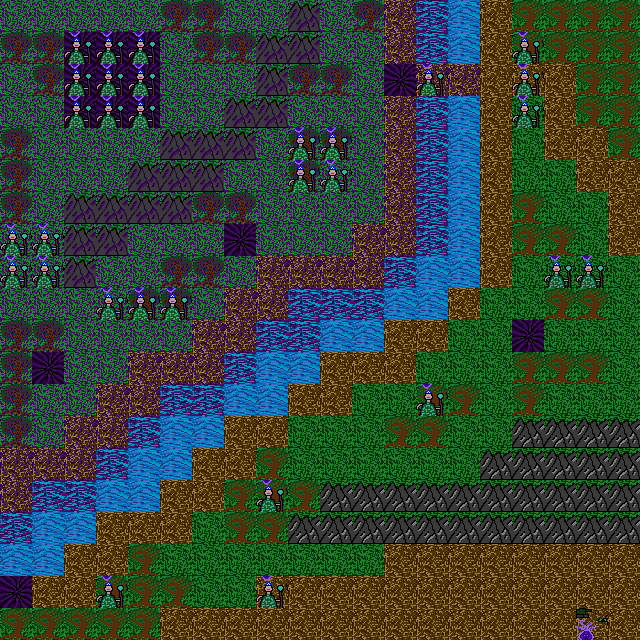

Tiled map render using the project's own tile images. Description and the whole map definition, tile-layer contents included, below:
An orthogonal 20x20 tile map with 32x32 px tiles, 3 tile layers (Background, Map, Enimies), 2 tilesets.

<map version="1.2" tiledversion="1.3.4" orientation="orthogonal" renderorder="right-down" width="20" height="20" tilewidth="32" tileheight="32" infinite="0" nextlayerid="4" nextobjectid="1">
 <editorsettings>
  <export target="Assets/tileMap_v06.json" format="json" />
 </editorsettings>
 <tileset firstgid="1" name="allTilesv2" tilewidth="32" tileheight="32" tilecount="12" columns="3">
  <image source="Assets/allTiles_v2.png" width="96" height="128" />
  <tile id="0">
   <properties>
    <property name="isPassable" type="bool" value="true" />
    <property name="movementCost" type="int" value="1" />
    <property name="warpLevel" type="int" value="1" />
   </properties>
  </tile>
  <tile id="1">
   <properties>
    <property name="isPassable" type="bool" value="true" />
    <property name="movementCost" type="int" value="2" />
    <property name="warpLevel" type="int" value="1" />
   </properties>
  </tile>
  <tile id="2">
   <properties>
    <property name="isPassable" type="bool" value="false" />
    <property name="warpLevel" type="int" value="50" />
   </properties>
  </tile>
  <tile id="3">
   <properties>
    <property name="isPassable" type="bool" value="true" />
    <property name="movementCost" type="int" value="1" />
    <property name="warpLevel" type="int" value="50" />
   </properties>
  </tile>
  <tile id="4">
   <properties>
    <property name="isPassable" type="bool" value="true" />
    <property name="movementCost" type="int" value="1" />
    <property name="warpLevel" type="int" value="1" />
   </properties>
  </tile>
  <tile id="5">
   <properties>
    <property name="isPassable" type="bool" value="true" />
    <property name="movementCost" type="int" value="1" />
    <property name="warpLevel" type="int" value="100" />
   </properties>
  </tile>
  <tile id="6">
   <properties>
    <property name="isPassable" type="bool" value="true" />
    <property name="movementCost" type="int" value="1" />
    <property name="warpLevel" type="int" value="50" />
   </properties>
  </tile>
  <tile id="7">
   <properties>
    <property name="isPassable" type="bool" value="false" />
    <property name="warpLevel" type="int" value="1" />
   </properties>
  </tile>
  <tile id="8">
   <properties>
    <property name="isPassable" type="bool" value="true" />
    <property name="movementCost" type="int" value="2" />
    <property name="warpLevel" type="int" value="50" />
   </properties>
  </tile>
  <tile id="9">
   <properties>
    <property name="isPassable" type="bool" value="false" />
    <property name="warpLevel" type="int" value="1" />
   </properties>
  </tile>
  <tile id="10">
   <properties>
    <property name="isPassable" type="bool" value="false" />
    <property name="warpLevel" type="int" value="50" />
   </properties>
  </tile>
 </tileset>
 <tileset firstgid="13" name="enimies" tilewidth="32" tileheight="32" tilecount="4" columns="2">
  <image source="Assets/characters.png" width="65" height="65" />
 </tileset>
 <layer id="1" name="Background" width="20" height="20">
  <data encoding="csv">
0,0,0,0,0,7,7,0,0,7,0,7,0,0,0,0,5,5,5,5,
7,7,0,0,0,0,7,7,7,7,0,0,0,0,0,0,5,5,5,5,
0,7,0,0,0,0,0,0,7,7,7,0,0,0,0,0,0,0,5,5,
0,0,0,0,0,0,0,7,7,0,0,0,0,0,0,0,0,0,5,5,
0,0,0,0,0,7,7,7,0,7,7,0,0,0,0,0,0,0,0,5,
0,0,0,0,7,7,7,0,0,7,0,0,0,0,0,0,0,0,0,0,
0,0,7,7,7,7,7,7,0,0,0,0,0,0,0,0,5,0,0,0,
0,0,7,7,0,0,0,0,0,0,0,0,0,0,0,0,5,5,0,0,
0,0,7,0,0,7,7,0,0,0,0,0,0,0,0,0,0,0,0,0,
0,0,0,0,7,7,0,0,0,0,0,0,0,0,0,0,0,5,5,0,
7,7,0,0,0,0,0,0,0,0,0,0,0,0,0,0,0,0,0,0,
7,0,0,0,0,0,0,0,0,0,0,0,0,0,0,0,5,5,5,0,
7,0,0,0,0,0,0,0,0,0,0,0,0,5,5,0,5,0,0,0,
7,0,0,0,0,0,0,0,0,0,0,0,5,5,0,0,5,5,5,5,
0,0,0,0,0,0,0,0,5,0,0,0,0,0,0,5,5,5,5,5,
0,0,0,0,0,0,0,5,5,5,5,5,5,5,5,5,5,5,5,5,
0,0,0,0,0,0,0,5,5,5,5,5,5,5,5,5,5,5,5,5,
0,0,0,0,5,0,0,0,0,0,0,0,0,0,0,0,0,0,0,0,
0,0,0,5,5,5,0,0,0,0,0,0,0,0,0,0,0,0,0,0,
5,5,5,5,5,0,0,0,0,0,0,0,0,0,0,0,0,0,0,0
</data>
 </layer>
 <layer id="2" name="Map" width="20" height="20">
  <data encoding="csv">
7,7,7,7,7,9,9,7,7,3,7,9,4,11,10,1,2,2,2,2,
9,9,6,6,6,7,9,9,3,3,7,7,4,11,10,1,2,2,2,2,
7,9,6,6,6,7,7,7,3,9,9,7,6,4,4,1,1,1,2,2,
7,7,6,6,6,7,7,3,3,7,7,7,4,11,10,1,5,1,2,2,
7,7,7,7,7,3,3,3,7,9,9,7,4,11,10,1,5,1,1,2,
7,7,7,7,3,3,3,7,7,9,7,7,4,11,10,1,5,5,1,1,
7,7,3,3,3,3,9,9,7,7,7,7,4,11,10,1,2,5,5,1,
7,7,3,3,7,7,7,6,7,7,7,4,4,11,10,1,2,2,5,1,
7,7,3,7,7,9,9,7,4,4,4,4,11,10,10,1,5,5,5,5,
7,7,7,7,9,9,7,4,4,11,11,11,10,10,1,5,5,2,2,5,
9,9,7,7,7,7,4,4,11,11,10,10,1,1,5,5,6,5,5,5,
9,6,7,7,4,4,4,11,10,10,1,1,1,5,5,5,2,2,2,5,
9,7,7,4,4,11,11,10,10,1,1,5,5,2,2,5,2,5,5,5,
9,7,4,4,11,10,10,1,1,5,5,5,2,2,5,5,8,8,8,8,
4,4,4,11,10,10,1,1,2,5,5,5,5,5,5,8,8,8,8,8,
4,11,11,10,10,1,1,2,2,2,8,8,8,8,8,8,8,8,8,8,
11,10,10,1,1,1,5,2,2,8,8,8,8,8,8,8,8,8,8,8,
10,10,1,1,2,5,5,5,5,5,5,5,1,1,1,1,1,1,1,1,
6,1,1,2,2,2,5,5,1,1,1,1,1,1,1,1,1,1,1,1,
2,2,2,2,2,1,1,1,1,1,1,1,1,1,1,1,1,1,1,1
</data>
 </layer>
 <layer id="3" name="Enimies" width="20" height="20">
  <data encoding="csv">
0,0,0,0,0,0,0,0,0,0,0,0,0,0,0,0,0,0,0,0,
0,0,15,15,15,0,0,0,0,0,0,0,0,0,0,0,15,0,0,0,
0,0,15,15,15,0,0,0,0,0,0,0,0,15,0,0,15,0,0,0,
0,0,15,15,15,0,0,0,0,0,0,0,0,0,0,0,15,0,0,0,
9,0,0,0,0,0,0,0,0,15,15,0,0,0,0,0,0,0,0,0,
9,0,0,0,0,0,0,0,0,15,15,0,0,0,0,0,0,0,0,0,
9,0,0,0,0,0,0,0,0,0,0,0,0,0,0,0,0,0,0,0,
15,15,0,0,0,0,0,0,0,0,0,0,0,0,0,0,0,0,0,0,
15,15,0,0,0,0,0,0,0,0,0,0,0,0,0,0,0,15,15,0,
0,0,0,15,15,15,0,0,0,0,0,0,0,0,0,0,0,0,0,0,
0,0,0,0,0,0,0,0,0,0,0,0,0,0,0,0,0,0,0,0,
0,0,0,0,0,0,0,0,0,0,0,0,0,0,0,0,0,0,0,0,
0,0,0,0,0,0,0,0,0,0,0,0,0,15,0,0,0,0,0,0,
0,0,0,0,0,0,0,0,0,0,0,0,0,0,0,0,0,0,0,0,
0,0,0,0,0,0,0,0,0,0,0,0,0,0,0,0,0,0,0,0,
0,0,0,0,0,0,0,0,15,0,0,0,0,0,0,0,0,0,0,0,
0,0,0,0,0,0,0,0,0,0,0,0,0,0,0,0,0,0,0,0,
0,0,0,0,0,0,0,0,0,0,0,0,0,0,0,0,0,0,0,0,
0,0,0,15,0,0,0,0,15,0,0,0,0,0,0,0,0,0,0,0,
0,0,0,0,0,0,0,0,0,0,0,0,0,0,0,0,0,0,13,14
</data>
 </layer>
</map>